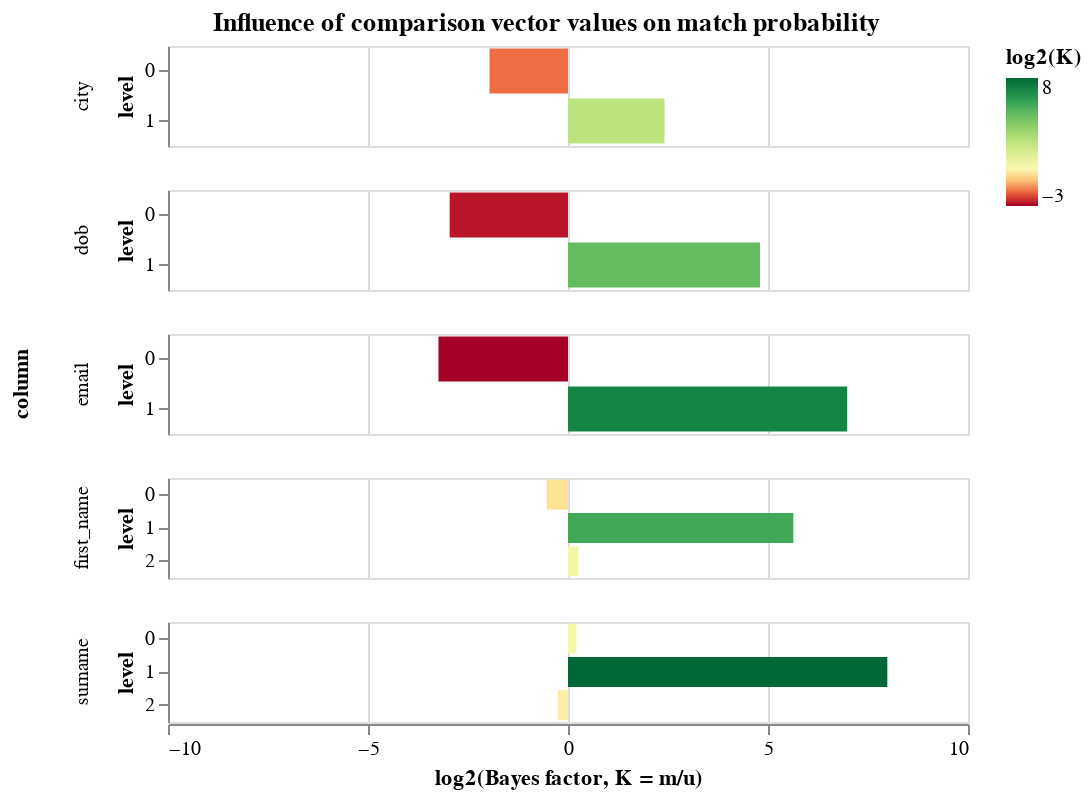

Notebook source saved alongside this figure:
### Markdown cell above
An alternative representation of the parameters displays them in terms of the effect different values in the comparison vectors have on the match probability:

### Code cell
params.bayes_factor_chart()

### Figure 1 — Vega-Lite specification as saved in the notebook (floating-point values rounded to 4 significant figures)
{"$schema": "https://vega.github.io/schema/vega-lite/v3.4.0.json", "config": {"mark": {"tooltip": null}, "title": {"anchor": "middle"}, "view": {"continuousHeight": 300, "continuousWidth": 400, "height": 300, "width": 400}}, "data": {"name": "data-b31065698c518653885dd4d39203dcde"}, "datasets": {"data-b31065698c518653885dd4d39203dcde": [{"bayes_factor": 0.6904, "column": "first_name", "level": 0, "level_proportion": 0.461, "m": 0.3634, "u": 0.5263}, {"bayes_factor": 49.61, "column": "first_name", "level": 1, "level_proportion": 0.02873, "m": 0.0696, "u": 0.001403}, {"bayes_factor": 1.201, "column": "first_name", "level": 2, "level_proportion": 0.5103, "m": 0.567, "u": 0.4723}, {"bayes_factor": 1.155, "column": "surname", "level": 0, "level_proportion": 0.3463, "m": 0.3766, "u": 0.3261}, {"bayes_factor": 253.0, "column": "surname", "level": 1, "level_proportion": 0.02371, "m": 0.0588, "u": 0.0002324}, {"bayes_factor": 0.838, "column": "surname", "level": 2, "level_proportion": 0.6299, "m": 0.5646, "u": 0.6737}, {"bayes_factor": 0.1287, "column": "dob", "level": 0, "level_proportion": 0.6304, "m": 0.1246, "u": 0.9686}, {"bayes_factor": 27.88, "column": "dob", "level": 1, "level_proportion": 0.3696, "m": 0.8754, "u": 0.0314}, {"bayes_factor": 0.2567, "column": "city", "level": 0, "level_proportion": 0.5992, "m": 0.2191, "u": 0.8534}, {"bayes_factor": 5.327, "column": "city", "level": 1, "level_proportion": 0.4008, "m": 0.7809, "u": 0.1466}, {"bayes_factor": 0.106, "column": "email", "level": 0, "level_proportion": 0.6371, "m": 0.1052, "u": 0.9929}, {"bayes_factor": 126.2, "column": "email", "level": 1, "level_proportion": 0.3629, "m": 0.8948, "u": 0.007089}]}, "encoding": {"color": {"field": "logk", "scale": {"domainMid": 0, "scheme": "redyellowgreen"}, "title": "log2(K)", "type": "quantitative"}, "row": {"field": "column", "sort": {"field": "column"}, "type": "nominal"}, "tooltip": [{"field": "column", "type": "nominal"}, {"field": "bayes_factor", "title": "Bayes factor, K", "type": "quantitative"}, {"field": "logk", "title": "log2(K)", "type": "quantitative"}], "x": {"axis": {"title": "log2(Bayes factor, K = m/u)", "values": [-10, -5, 0, 5, 10]}, "field": "logk", "scale": {"domain": [-10, 10]}, "type": "quantitative"}, "y": {"field": "level", "type": "nominal"}}, "height": 50, "mark": {"clip": true, "type": "bar"}, "resolve": {"scale": {"y": "independent"}}, "title": "Influence of comparison vector values on match probability", "transform": [{"as": "logk", "calculate": "(log(datum.bayes_factor) / log(2))"}]}
